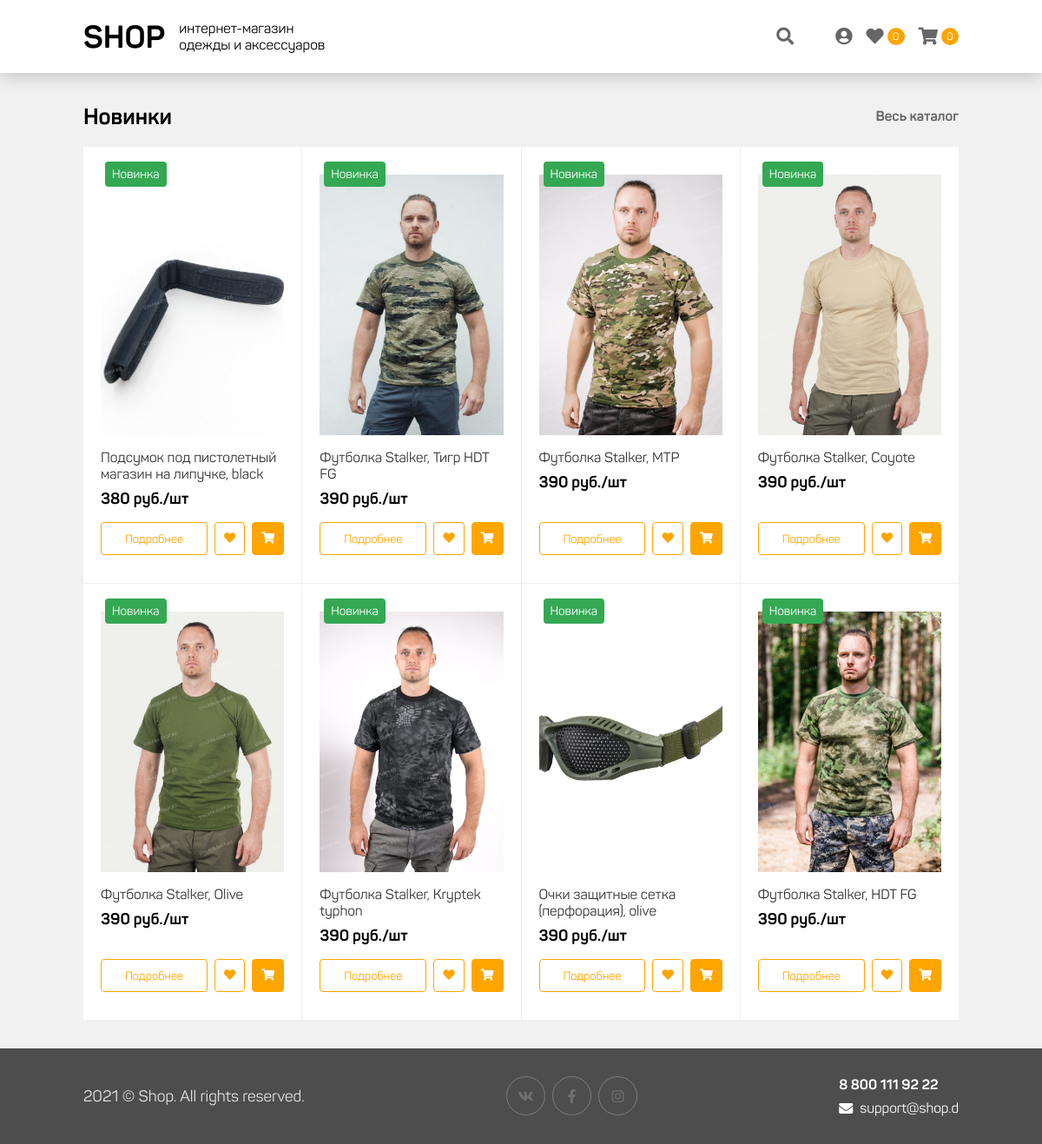
The page / on the database its author committed.
### tables this page shows
CREATE TABLE `product` (
  `id` int NOT NULL,
  `name` varchar(120) NOT NULL,
  `photo` varchar(120) NOT NULL,
  `description` text NOT NULL,
  `price` int NOT NULL,
  `on_sale` enum('y','n') NOT NULL DEFAULT 'y'
);

### php/router.php (called while the page is built, shortened)
<?php
$currentUrl = trim(array_shift(explode("?", $_SERVER["REQUEST_URI"])), "/");
$currentMethod = strtolower($_SERVER["REQUEST_METHOD"]);
function getRoute($routesList){
    global $currentMethod, $currentOptions, $currentUrl, $level_access, $auth;
    foreach($routesList as $route){
        $route['url'] = trim($route["url"], "/");
        if( ($route['url'] == $currentUrl || (isset($matches) && $matches != null)) && strtolower($route["method"]) === $currentMethod){
            return $route;
        }
    }
    return false;
}

### controller/front.php (called while the page is built, shortened)
<?php
function main(){
	$best_deals = dbQuery("SELECT name, photo, price, id FROM product ORDER BY id DESC LIMIT 8");
    load_view("main", "SHOP.d", ["best_deals" => $best_deals]);
}

### php/db.php (called while the page is built, shortened)
<?php
$config_db = load_config("db");
$link = null;
try{
    $link = mysqli_connect($config_db["host"], $config_db["user"], $config_db["password"], $config_db["name"]);
}catch(Exception $e){
    exit($e->getMessage());
}
function dbQuery($sql){
    global $link;
    if($result_query = mysqli_query($link, $sql)){
        $result = [];
        while ($row = mysqli_fetch_assoc($result_query)) {
            $result[] = $row;
        }
        if($result != []) return $result;
    }
    return false;
}

### view/pages/main.php (the view, shortened to what this page needs)
<section id="best-deals">
    <div class="container">
        <div class="section-title">
            <h3 class="text">Новинки</h3>
            <ul class="submenu">
                <li><a href="/search">Весь каталог</a></li>
            </ul>
        </div>
        <div class="content catalog-container">
            <?php foreach($best_deals as $best_deal): ?>
            <div class="product" data-product='{"id": "<?=$best_deal['id']?>", "name": "<?=$best_deal['name']?>", "price": "<?=$best_deal['price']?>", "photo": "<?=$best_deal['photo']?>"}'>
                <div class="product-wrapper">
                    <div class="image" style="background-image: url('<?=$best_deal['photo']?>');">
                        <p class="tag new">Новинка</p>
                    </div>
                    <div class="details">
                        <h3 class="name"><?=$best_deal['name']?></h3>
                        <p class="price"><?=$best_deal['price']?> руб./шт</p>
                    </div>
                    <div class="submenu">
                        <div class="actions">
                            <button class="btn" onclick="location.href='/product/<?=$best_deal['id']?>/';">Подробнее</button>
                            <button class="btn icon event-add-favorite" data-id="<?=$best_deal['id']?>"><i class="fas fa-heart"></i></button>
                            <button class="btn icon filled event-add-cart" data-id="<?=$best_deal['id']?>"><i class="fas fa-shopping-cart"></i></button>
                        </div>
                    </div>
                </div>
            </div>
            <?php endforeach; ?>
        </div>
    </div>
</section>

### index.php (shortened to what this page needs)
<?php
try{
    $route = false;
    if(strtolower($_SERVER["REQUEST_METHOD"]) == "get"){
        $route = getRoute(load_config("frontRoutes"));
    } else {
        $route = getRoute(load_config("apiRoutes"));
    }
    if( $route !== false ){
        load_controller($route);
    } else {
        load_error(404, "Страница не найдена");
    }
}catch(Exception $e){
    load_error(422, "Проблемы с загрузкой модулей");
}

### php/utils.php (shortened to what this page needs)
<?php
function load_config($name){
    $path = ROOTDIR."/config/{$name}.json";
    if(file_exists($path)){
        return json_decode(file_get_contents($path), true);
    }
    return false;
}
function load_controller($route){
    $options = (isset($route["options"]) && $route["options"] != null) ? [$route["options"]] : [];
    if(function_exists($route["function"])){
        call_user_func($route["function"], $options);
    } else {
        load_error(422, "Метода не существует");
    }
}
function load_view($view, $title, $params = [], $template = "template"){
    global $level_access, $currentUser;
    $extract = array_merge([
        "SYS_TITLE" => $title,
        "SYS_PAGE" => $view,
        "AUTH" => ($level_access < 2) ? true : false,
        "SYS_LEVELACCESS" => $level_access,
        "CURRENTUSER" => $currentUser
    ], $params);
    extract($extract);
    require_once "view/{$template}.php";
}

### view/template.php (shortened to what this page needs)
<html lang="ru">
<head>
    <link rel="stylesheet" href="/view/res/css/fontawesome.min.css">
    <link rel="stylesheet" href="/view/res/css/fonts.css">
    <link rel="stylesheet" href="/view/res/css/animation.css">
    <link rel="stylesheet" href="/view/res/css/popup.css">
    <link rel="stylesheet" href="/view/res/css/main.css">
    <link rel="stylesheet" href="/view/res/css/adaptive.css">
    <link rel="stylesheet" href="/view/res/css/template.css">
</head>
<body>
    <div id="page-wrapper">
        <header id="header-wrapper">
            <div class="container">
                <div class="header-logotype">
                    <a href="<?php echo ($SYS_LEVELACCESS > 0) ? "/" : "/admin/";?>" class="symbol">SHOP</a>
                    <p class="text">интернет-магазин<br>одежды и аксессуаров</p>
                </div>
                <nav id="header-wrapper-navigation" class="header-navigation">
                    <ul>
                        <li class="search" onclick="search_show()">
                            <i class="fas fa-search"></i>
                        </li>
                        <li onclick="<?php if(!$AUTH){echo 'popup_auth()';}else{echo "location.href='/profile/';";}?>">
                            <i class="fas fa-user-circle"></i>
                        </li>
                        <?php if($SYS_LEVELACCESS > 0){ ?>
                        <li>
                            <a href="/favorite/">
                                <i class="fas fa-heart"></i>
                                <p class="count" id="favorite-count-text">0</p>
                            </a>
                        </li>
                        <li class="cart">
                            <div class="li-body">
                                <i class="fas fa-shopping-cart"></i>
                                <p class="count" id="cart-count-text">0</p>
                            </div>
                        </li>
                        <?php } ?>
                    </ul>
                </nav>
            </div>
        </header>
        <main id="main-wrapper">
            <?php require_once "pages/{$SYS_PAGE}.php"; ?>
        </main>
        <footer id="footer-wrapper">
            <div class="container">
                <div class="column logotype">
                    <p class="text">2021 © Shop. All rights reserved.</p>
                </div>
                <div class="column social-icons">
                    <a class="icon" href="#" target="__blank"><i class="fab fa-vk"></i></a>
                    <a class="icon" href="#" target="__blank"><i class="fab fa-facebook-f"></i></a>
                    <a class="icon" href="#" target="__blank"><i class="fab fa-instagram"></i></a>
                </div>
                <div class="column contacts">
                    <p class="text"><b>8 800 111 92 22</b></p>
                    <p class="text"><i class="fas fa-envelope"></i> support@shop.d</p>
                </div>
            </div>
        </footer>
    </div>
</body>
</html>

### view/res/css/popup.css (style rules this page uses)
#page-wrapper { height: 100%; position: relative; margin-top: 84px; }

### view/res/css/main.css (style rules this page uses)
* { margin: 0; padding: 0; border: 0; outline: 0; box-sizing: border-box; font-family: 'Panton', sans-serif; }
.container { max-width: 1024px; width: 100%; padding: 0 8px; margin: 0 auto; }
a { color: inherit; text-decoration: none; }
ul { list-style: none; }
body { background-color: #f1f1f1; overflow: hidden; }
#header-wrapper { background-color: #fff; user-select: none; position: fixed; top: 0; left: 0; right: 0; z-index: 100; box-shadow: 0px 6px 16px rgba(0, 0, 0, 0.16) }
#header-wrapper > .container { display: flex; align-items: center; justify-content: space-between; }
#header-wrapper .header-logotype { display: flex; align-items: center; }
#header-wrapper .header-logotype .symbol { font-size: 36px; font-weight: 600; }
#header-wrapper .header-logotype .text { margin-left: 16px; }
#header-wrapper .header-navigation { padding: 0; display: block; }
#header-wrapper .header-navigation ul { display: flex; align-items: center; grid-gap: 16px; }
#header-wrapper .header-navigation ul .search { margin-right: 32px; }
#header-wrapper .header-navigation ul li { cursor: pointer; color: #666; font-size: 20px; transition: color 0.2s; display: flex; align-items: center; height: 100%; padding: 32px 0px; }
#header-wrapper .header-navigation ul li a { display: flex; align-items: center; }
#header-wrapper .header-navigation ul li .count { border-radius: 100%; background-color: orange; color: #FFF; height: 20px; width: 20px; font-size: 12px; margin-left: 4px; display: flex; align-items: center; justify-content: center; }
#header-wrapper .header-navigation ul .cart { position: relative; }
#header-wrapper .header-navigation ul .cart .li-body { display: flex; align-items: center; }
#main-wrapper { min-height: calc(100% - 110px); }
#main-wrapper section { padding: 32px 0px; border-bottom: 1px solid #ececec; }
#main-wrapper section .section-title { font-size: 22px; font-weight: 600; display: flex; align-items: center; justify-content: space-between; }
#main-wrapper section .section-title > .submenu { display: flex; align-items: center; grid-gap: 16px; }
#main-wrapper section .section-title > .submenu li { color: #666; font-size: 16px; cursor: pointer; border-bottom: 2px solid transparent; padding: 8px 0; transition: border 0.3s; }
#main-wrapper section .content { margin-top: 16px; }
#footer-wrapper { background-color: #4D4D4D; color: #fff; padding: 32px; height: 110px; }
#footer-wrapper .container { display: flex; justify-content: space-between; }
#footer-wrapper .column { display: flex; flex-direction: column; grid-gap: 8px; }
#footer-wrapper .column.logotype { justify-content: center; }
#footer-wrapper .column.logotype .text { font-size: 18px; color: #E2E2E2; }
#footer-wrapper .column.social-icons { flex-direction: row; }
#footer-wrapper .column.social-icons .icon { padding: 8px; border: 1px solid #7C7C7C; color: #6F6F6F; border-radius: 100%; width: 45px; height: 45px; display: flex; align-items: center; justify-content: center; cursor: pointer; transition: 0.3s color, 0.3s border; }
#footer-wrapper .column.contacts i { margin-right: 8px; }
#footer-wrapper .column.contacts .text { display: flex; align-items: center; }
.btn { background-color: #FFF; border-radius: 4px; border: 1px solid orange; color: orange; padding: 10px; cursor: pointer; transition: 0.3s background, 0.3s color, 0.3s border; }
.btn i { margin-right: 4px; }
.btn.filled { background-color: orange; color: #FFF; }

### rows shown on the page
product: photo (picture), name "Подсумок под пистолетный магазин на липучке, black", price "380"
product: photo (picture), name "Футболка Stalker, Тигр HDT FG", price "390"
product: photo (picture), name "Футболка Stalker, MTP", price "390"
product: photo (picture), name "Футболка Stalker, Coyote", price "390"
product: photo (picture), name "Футболка Stalker, Olive", price "390"
product: photo (picture), name "Футболка Stalker, Kryptek typhon", price "390"
product: photo (picture), name "Очки защитные сетка (перфорация), olive", price "390"
product: photo (picture), name "Футболка Stalker, HDT FG", price "390"
